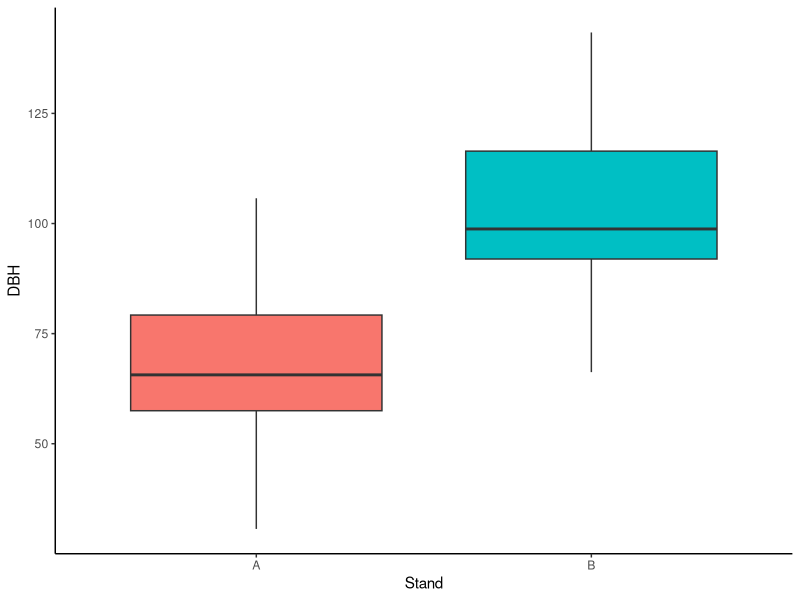
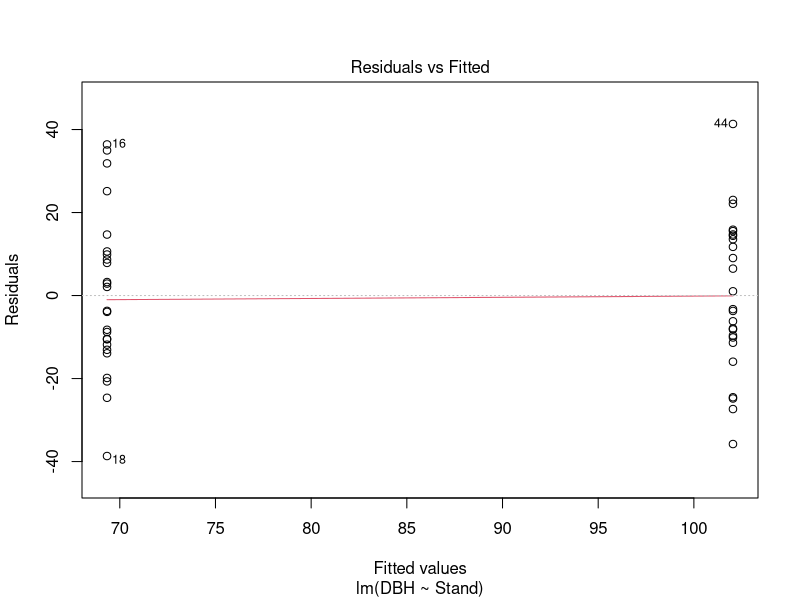
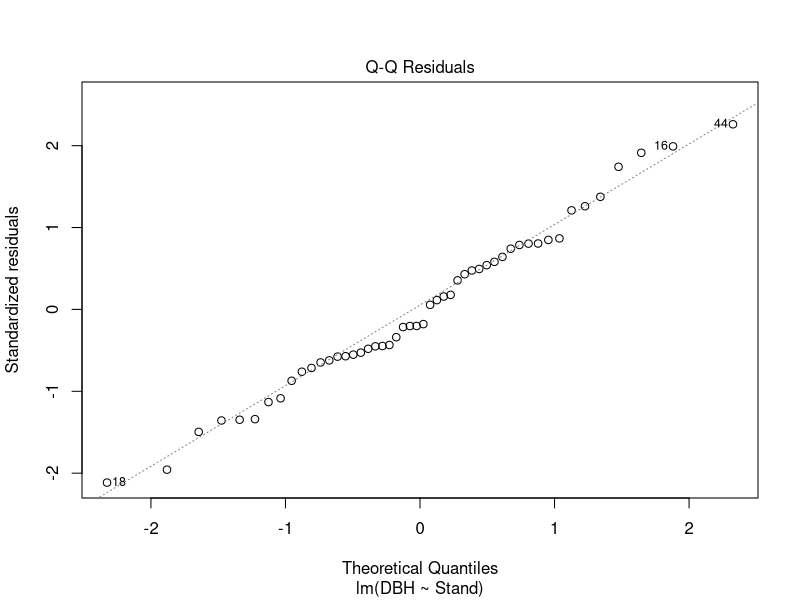
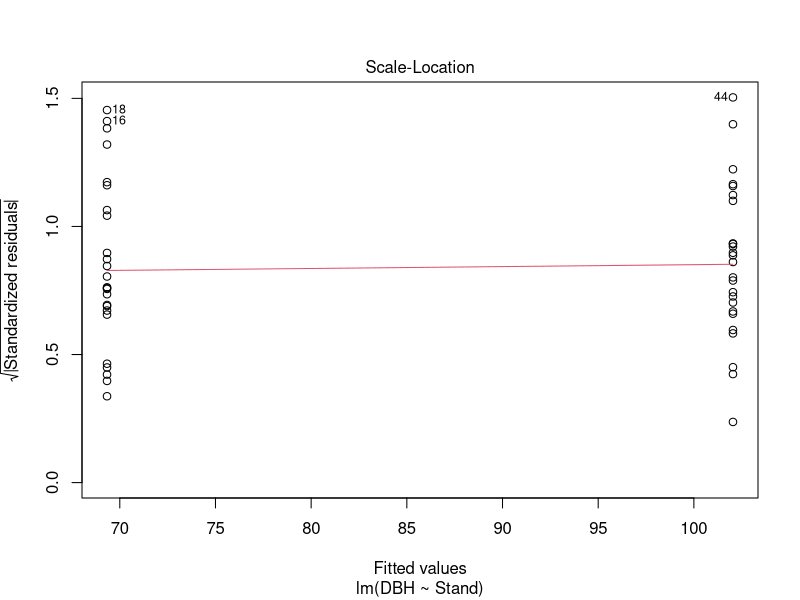
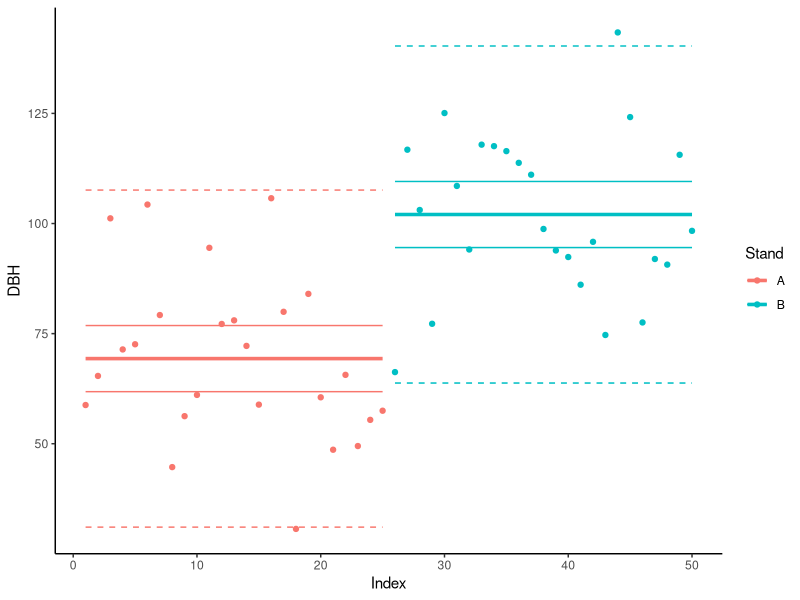

These charts were generated, in order, by the following R code:
## ---- chunk 1
knitr::opts_chunk$set(echo = TRUE)
setwd("~/Eco-636/Week 2")
## ---- chunk 2
#Load Requried Packages
library(ggplot2)
## ---- chunk 3
set.seed(123)
mu.dbh <- rep(c(70, 100), each=25)           #deterministic part
Stand <- gl(n=2, k=25, labels = c("A", "B")) #make a two level factor
DBH <- rnorm(50, mu.dbh, 20)                 #stochastic part N(mean, sigma)
tree <- data.frame(DBH=DBH, Stand=Stand)
remove(DBH, mu.dbh, Stand)
head(tree)
## ---- chunk 4
ggplot(data = tree, aes(x = Stand, y = DBH, fill=Stand)) +
  geom_boxplot(show.legend = FALSE) +
  theme_classic()
## ---- chunk 5
tapply(tree$DBH, tree$Stand, mean)   #raw means
## ---- chunk 6
m0 <- lm(DBH ~ Stand, data = tree)   #fit the model

# let's check out the coefficient of the model
coef(m0)
## ---- chunk 7
plot(m0, c(1,2,3))
## ---- chunk 8
summary(m0)
## ---- chunk 9
anova(m0)
## ---- chunk 10
new.data <- data.frame(Stand=c(rep("A",25), rep("B",25)))
CI.nd <- predict(m0, newdata = new.data, interval = "confidence")
colnames(CI.nd) <- c("CI.fit", "CI.lwr", "CI.upr")
PI.nd <- predict(m0, newdata = new.data, interval = "prediction")
colnames(PI.nd) <- c("PI.fit", "PI.lwr", "PI.upr")

new.df <- cbind(tree, CI.nd, PI.nd)
new.df$Index <- as.numeric(row.names(new.df))
remove(CI.nd, PI.nd, new.data)

ggplot(new.df, aes(x = Index, y = DBH, color = Stand)) +
  geom_point() +
  geom_line(aes(y=CI.fit), size=1.2) +
  geom_line(aes(y=CI.lwr)) +
  geom_line(aes(y=CI.upr)) +
  geom_line(aes(y=PI.lwr), linetype = "dashed") +
  geom_line(aes(y=PI.upr), linetype = "dashed") +
  theme_classic()
